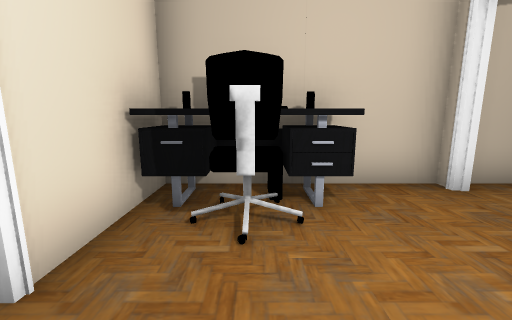
[1] (above)

18 first-person views from a walk through a scene from a Unity 3-D project. The camera is 1.2 m above the floor, tilts 10° down and sees 90° across. The floor is counted in squares, 1 m on a side. Each view is taken from the middle of a square. On the plan, view 1 faces up. The plan holds only what a view shows up to about 12 squares ahead; the rest is blank. The place goes on beyond the plan. The player character is not drawn. Door leaves are left out, so doorways stand open. Some surface patterns are stand-ins.

[2]
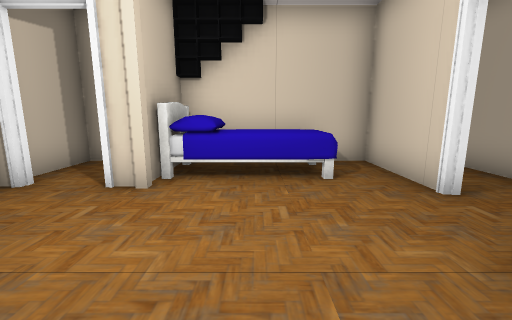

[3]
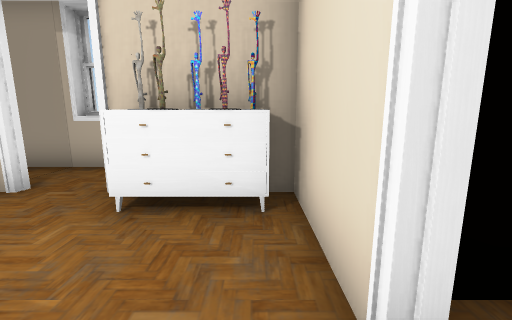

[4]
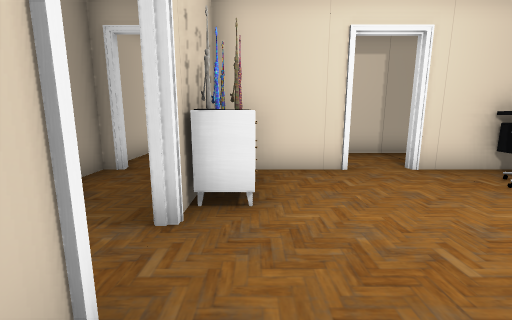

[5]
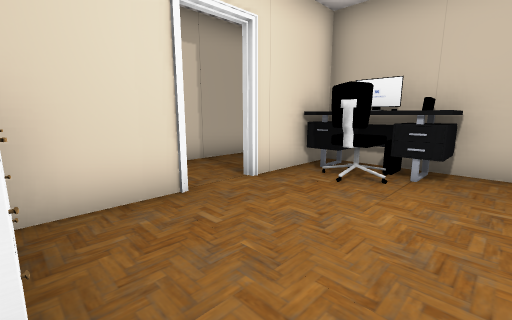

[6]
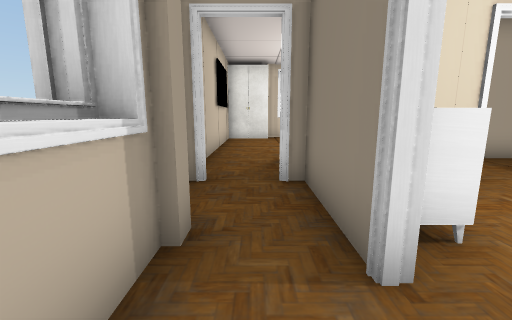

[7]
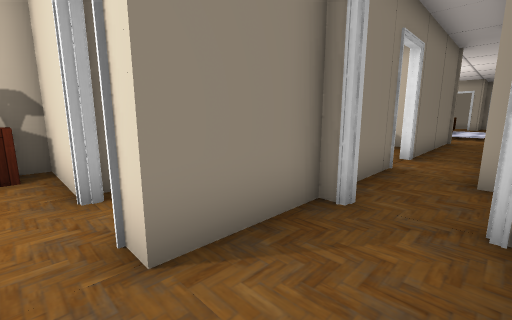

[8]
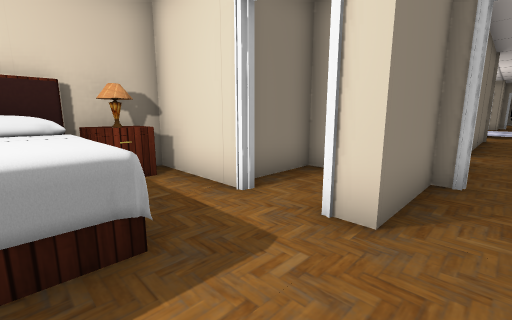

[9]
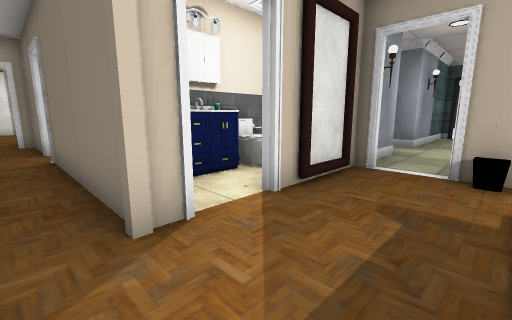

[10]
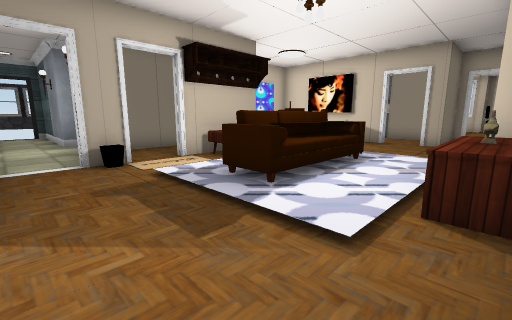

[11]
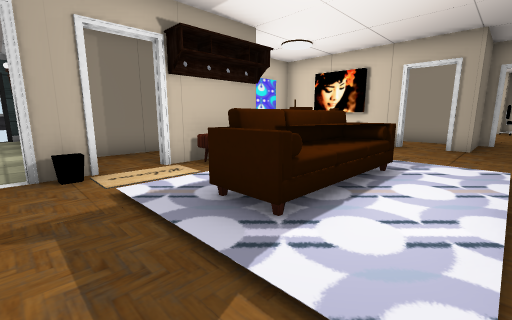

[12]
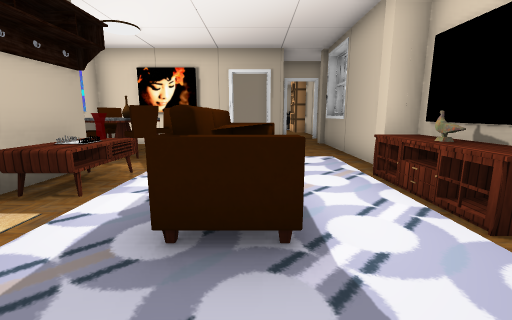

[13]
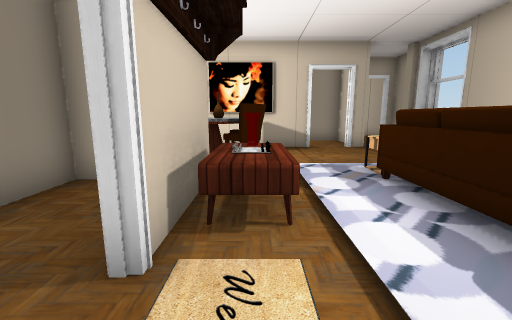

[14]
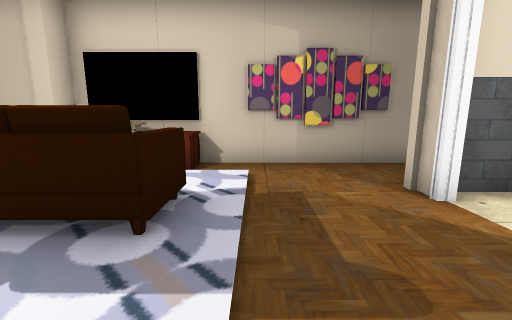

[15]
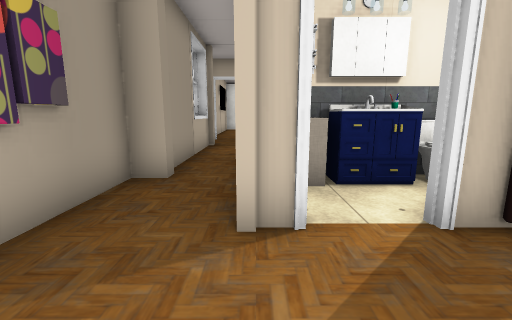

[16]
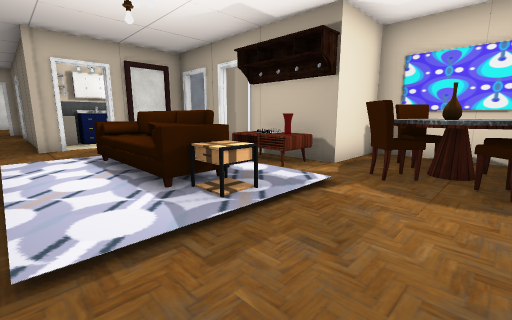

[17]
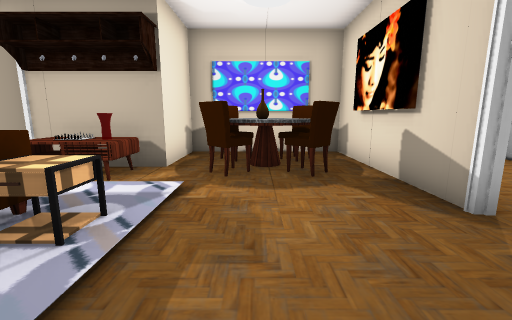

[18]
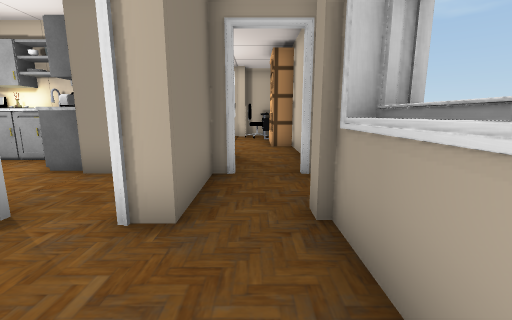

### Floor plan
Ten units are one square. View 1 is at (0, 0); x grows to the right and y downward. Boxes are objects, and circles mark ways between rooms. Rooms are numbered by the first view taken in them; rooms with no view inside come last. Other rooms are left out.
<svg viewBox="-80 -50 317 110">
<path fill="none" stroke="#000" d="M-16 -1 -16 36M15 49 52 49M54 31 28 31 28 29 57 29M26 52 32 52M57 -19 35 -19M-16 49 -16 54 -8 54M70 29 76 29M32 -44 -16 -44 -16 -14M-43 11 -43 -19 -62 -19M-64 54 -26 54M-18 31 -36 31M164 49 205 49M191 52 205 52M114 -19 101 -19M207 11 207 -44 159 -44 159 -19 128 -19M84 3 84 11M221 29 231 29M89 -19 84 -19M76 31 54 31M232 31 214 31M232 36 232 4M232 54 232 49M65 54 152 54M110 -39 108 -24M157 -44 119 -44M-41 -35 -41 -9M57 -40 57 -44 37 -44M-18 6 -40 6"/>
<rect x="-15" y="25" width="10" height="10" fill="#bbb"><title>other object</title></rect>
<rect x="-15" y="15" width="30" height="10" fill="#bbb"><title>other object</title></rect>
<rect x="-15" y="-45" width="30" height="20" fill="#bbb"><title>other object</title></rect>
<rect x="-5" y="25" width="10" height="10" fill="#bbb"><title>other object</title></rect>
<rect x="5" y="45" width="10" height="10" fill="#bbb"><title>pillar</title></rect>
<rect x="5" y="25" width="10" height="10" fill="#bbb"><title>other object</title></rect>
<rect x="25" y="-25" width="10" height="10" fill="#bbb"><title>pillar</title></rect>
<rect x="35" y="-15" width="20" height="30" fill="#bbb"><title>bed</title></rect>
<rect x="55" y="15" width="20" height="10" fill="#bbb"><title>other object</title></rect>
<rect x="55" y="5" width="20" height="10" fill="#bbb"><title>other object</title></rect>
<rect x="55" y="-5" width="10" height="10" fill="#bbb"><title>other object</title></rect>
<rect x="55" y="-15" width="10" height="10" fill="#bbb"><title>other object</title></rect>
<rect x="65" y="-15" width="10" height="20" fill="#bbb"><title>other object</title></rect>
<rect x="75" y="-15" width="10" height="10" fill="#bbb"><title>mirror</title></rect>
<rect x="-75" y="-15" width="20" height="40" fill="#bbb"><title>bed</title></rect>
<rect x="-65" y="-15" width="20" height="10" fill="#bbb"><title>table</title></rect>
<rect x="-45" y="25" width="10" height="10" fill="#bbb"><title>pillar</title></rect>
<rect x="55" y="45" width="10" height="10" fill="#bbb"><title>pillar</title></rect>
<rect x="75" y="25" width="10" height="10" fill="#bbb"><title>pillar</title></rect>
<rect x="95" y="45" width="10" height="10" fill="#bbb"><title>other object</title></rect>
<rect x="115" y="35" width="40" height="20" fill="#bbb"><title>table</title></rect>
<rect x="115" y="5" width="40" height="20" fill="#bbb"><title>sofa</title></rect>
<rect x="125" y="45" width="20" height="10" fill="#bbb"><title>other object</title></rect>
<rect x="135" y="-15" width="10" height="10" fill="#bbb"><title>table</title></rect>
<rect x="155" y="45" width="10" height="10" fill="#bbb"><title>pillar</title></rect>
<rect x="155" y="5" width="10" height="20" fill="#bbb"><title>table</title></rect>
<rect x="165" y="-15" width="20" height="10" fill="#bbb"><title>other object</title></rect>
<rect x="165" y="-35" width="20" height="20" fill="#bbb"><title>table</title></rect>
<rect x="165" y="-35" width="10" height="10" fill="#bbb"><title>other object</title></rect>
<rect x="175" y="-25" width="10" height="10" fill="#bbb"><title>other object</title></rect>
<rect x="185" y="-25" width="10" height="20" fill="#bbb"><title>other object</title></rect>
<rect x="185" y="-35" width="20" height="10" fill="#bbb"><title>other object</title></rect>
<rect x="195" y="-15" width="10" height="10" fill="#bbb"><title>other object</title></rect>
<rect x="205" y="45" width="10" height="10" fill="#bbb"><title>pillar</title></rect>
<rect x="205" y="25" width="10" height="10" fill="#bbb"><title>pillar</title></rect>
<circle cx="-20" cy="45" r="3" fill="#2a7"/>
<circle cx="50" cy="40" r="3" fill="#2a7"/>
<circle cx="80" cy="15" r="3" fill="#2a7"/>
<circle cx="-20" cy="-5" r="3" fill="#2a7"/>
<circle cx="30" cy="-35" r="3" fill="#2a7"/>
<circle cx="-40" cy="15" r="3" fill="#2a7"/>
<circle cx="120" cy="-20" r="3" fill="#2a7"/>
<text x="20" y="10">1</text>
<text x="-60" y="20">2</text>
<text x="150" y="20">3</text>
<text x="130" y="-30">4</text>
<text x="-30" y="-20">5</text>
<text x="40" y="-30">6</text>
<text x="-30" y="20">7</text>
</svg>
Room 1 opens to room 2. Room 1 opens to room 3. Room 1 opens to room 5. Room 1 opens to room 6. Room 2 opens to room 7. Room 3 opens to room 4.

Where each view was taken, in squares from view 1:
view 1: 0 up, 0 right, facing up
view 2: 0 up, 1 left, facing right
view 3: 1 up, 1 left, facing down
view 4: 2 down, 4 right, facing left
view 5: 2 down, 2 right, facing up-left
view 6: 4 down, 3 right, facing left
view 7: 5 down, 5 left, facing up-right
view 8: 4 down, 7 left, facing up-right
view 9: 4 down, 11 right, facing up-left
view 10: 5 down, 9 right, facing up-right
view 11: 4 down, 10 right, facing up-right
view 12: 2 down, 10 right, facing right
view 13: 1 up, 11 right, facing right
view 14: 1 up, 11 right, facing down
view 15: 3 down, 11 right, facing left
view 16: 4 down, 19 right, facing up-left
view 17: 4 down, 18 right, facing up
view 18: 4 down, 18 right, facing right
